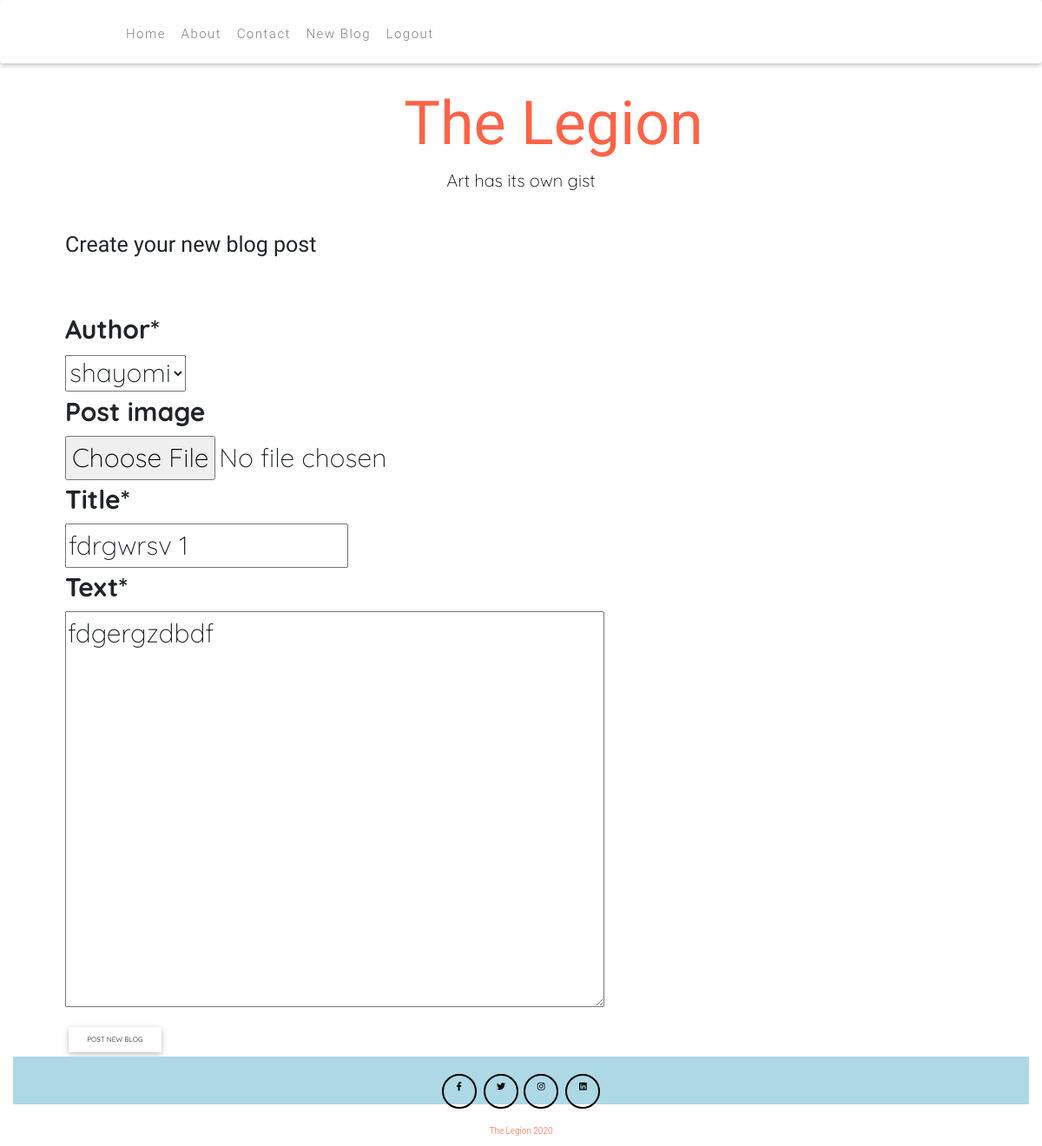
Screenshot of /post/2/edit/ (signed in) with the database file from the repository.
### myBlog/models.py (models this page shows, shortened)
class Post(models.Model):
    author = models.ForeignKey('auth.user', on_delete = models.DO_NOTHING)
    post_image = models.ImageField(null=True, blank=True, upload_to="images/")
    title = models.CharField(max_length = 200)
    text = models.TextField()
    created_date = models.DateTimeField(default = timezone.now)
    published_date = models.DateTimeField(blank = True, null = True)

### myBlog/views.py (the view)
# urls.py: url(r'^post/(?P<pk>\d+)/edit/$', views.PostUpdateView.as_view(), name = 'post_edit'),
class PostUpdateView(LoginRequiredMixin, UpdateView):
    login_url = '/login/'
    redirect_field_name = 'blog/post_detail.html'
    form_class = PostForm
    model = Post

### myBlog/forms.py
class PostForm(forms.ModelForm):
    class Meta():
        model = Post
        fields = ('author','post_image', 'title', 'text')
        widgets = {
            'title' : forms.TextInput(attrs = {'class': 'textinputclass'}),
            'text' : forms.Textarea(attrs = {'class': 'editable medium-editor-textarea postcontent'})
        }

### myBlog/templates/myBlog/post_form.html (shortened to what this page needs)
{% extends 'myBlog/base.html' %}
{% load static %}
{% load crispy_forms_tags %}
{% block css %}
  <link rel="stylesheet" href="{% static 'css/post_form.css' %}">
  <link rel="stylesheet" href="//cdn.jsdelivr.net/npm/medium-editor@latest/dist/css/medium-editor.min.css" type="text/css" media="screen" charset="utf-8">
  <link rel="stylesheet" href="{% static 'css/post_list.css' %}">
   <link rel="stylesheet" href="https://use.fontawesome.com/releases/v5.11.2/css/all.css">
   <link href="{% static 'css0/bootstrap.min.css' %}" rel="stylesheet">
   <link href="{% static 'css0/mdb.min.css' %}" rel="stylesheet">
   <link href="{% static 'css0/style.min.css' %}" rel="stylesheet">
{% endblock %}
{% block body_block %}
<h1> Create your new blog post </h1>
<form class="create_new_blog" action="" method="POST" enctype="multipart/form-data">
  {{ form|crispy }}
  <button type="submit"  class = "btn btn primary" name="">Post New Blog</button>
</form>
{% endblock %}

### myBlog/static/css/myBlog.css (style rules this page uses)
body { max-width: 100%; }

### myBlog/static/css/post_form.css (style rules this page uses)
h1 { margin-left: 75px; }
.create_new_blog { margin-top: 60px; margin-left: 75px; }
.create_new_blog, button { font-family: Quicksand; font-size: 30px; }

### myBlog/static/css/post_list.css (style rules this page uses)
h1 { font-size: 100px; font-family: yellowtail; }

### rows the page displays
Post: author "shayomi", title "fdrgwrsv 1", text "fdgergzdbdf"
